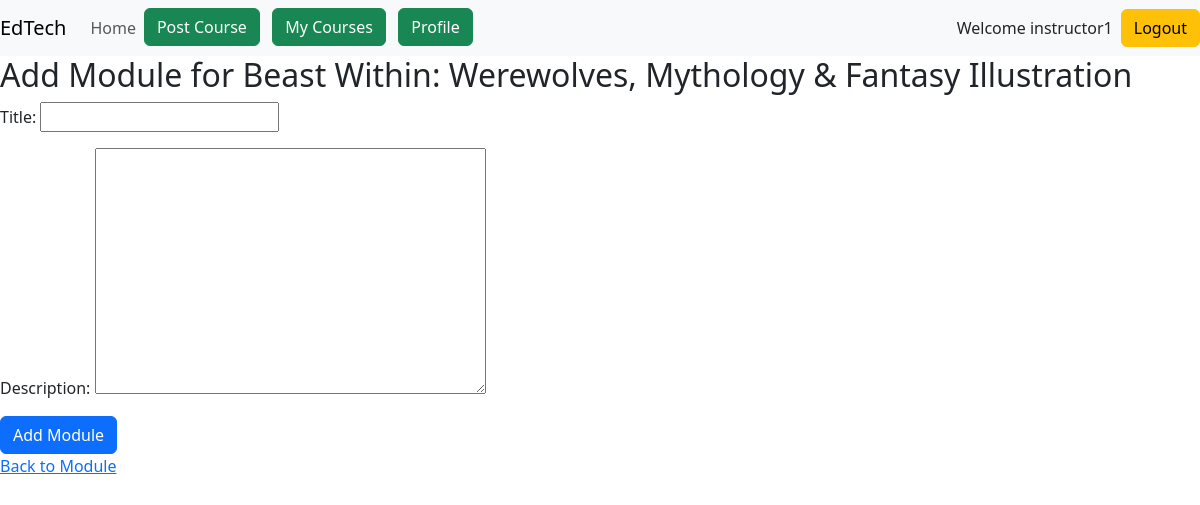
Screenshot of /courses/add-module/1/ (signed in) with the database file from the repository.
### accounts/models.py (models this page shows, shortened)
class User(AbstractUser):
    name = models.CharField(max_length=70, default='name')
    contact = models.CharField(max_length=13)
    user_type = models.CharField(
        max_length=1,
        choices=(
            ('I', "Instructor"),
            ('S', "Student"),
        ),
    )

### courses/models.py (models this page shows, shortened)
class Course(models.Model):
    instructor = models.ForeignKey(User, on_delete=models.CASCADE)
    title = models.CharField(max_length=200)
    description = models.TextField()
    category = models.CharField(max_length=100)
    price = models.DecimalField(max_digits=10, decimal_places=2)
    start_date = models.DateField()
    end_date = models.DateField()
    created_at = models.DateTimeField(auto_now_add=True)
    image = models.ImageField(upload_to='course_images/', blank=True, null=True)

### courses/views.py (the view)
# urls.py: path('add-module/<int:course_id>/', views.add_module, name='add_module'),
@login_required
def add_module(request,course_id):
    if not is_instructor(request.user):
        messages.error(request, "Only instructors can Create Module.")
        return redirect('home')
    course = get_object_or_404(Course,id=course_id,instructor=request.user)
    if request.method == 'POST':
        form = ModuleForm(request.POST)
        if form.is_valid():
            module = form.save(commit=False)
            module.course = course
            module.save()
            messages.success(request,f"Module added successfully")
            return redirect('module_content',course_id=course.id)
        else:
            messages.error(request,f"Module not added, Try Again")
    else:
        form = ModuleForm()
    context = {
        'form': form,
        'course': course
    }
    return render(request,'courses/add_module.html',context)

### courses/forms.py
class ModuleForm(ModelForm):
    class Meta:
        model = Module
        fields = ['title','description']

### courses/views.py (called while the page is built)
def is_instructor(user):
    return user.is_authenticated and user.user_type == 'I'

### courses/templates/courses/add_module.html (shortened to what this page needs)
{% extends 'base.html' %}
{% block main %}
<h2>Add Module for {{ course.title }}</h2>
<form method="POST">
    {{ form.as_p }}
    <button type="submit" class="btn btn-primary">Add Module</button>
</form>
<a href="{% url 'module_content' course.id %}">Back to Module</a>
{% endblock %}

### templates/base.html (shortened to what this page needs)
<!doctype html>
<html lang="en">
    <head>
        <link
            href="https://cdn.jsdelivr.net/npm/bootstrap@5.3.2/dist/css/bootstrap.min.css"
            rel="stylesheet"
        />
    </head>
    <body>
        <header>
             <nav class="navbar navbar-expand-md navbar-light bg-light">
                <a class="navbar-brand" href="{% url 'home' %}">EdTech</a>
                <div class="collapse navbar-collapse" id="collapsibleNavId">
                    <ul class="navbar-nav mr-auto mt-2 mt-lg-0">
                        <li class="nav-item active">
                            <a class="nav-link" href="{% url "home" %}">Home </a>
                        </li>
                        {% if request.user.is_authenticated %}
                            {% if request.user.user_type == 'I' %}
                                <li class="nav-item">
                                     <a class="btn btn-success" href="{% url 'course_create'%}"> Post Course </a>
                                </li>
                                <li class="nav-item">
                                    <a class="btn btn-success" href="{% url 'my_courses' %}"> My Courses </a>
                                </li>
                            {% endif %}
                            <li class="nav-item">
                                <a class="btn btn-success" href="{% url 'profile_details' %}"> Profile </a>
                            </li>
                        {% endif %}
                    </ul>
                </div>
                <ul class="navbar-nav ml-auto mt-2 mt-lg-0">
                    {% if not request.user.is_authenticated %}
                        <li class="nav-item" style="list-style-type:none;">
                             <a class="btn btn-success" href="{% url 'login'%}"> Login </a>
                        </li>
                        &nbsp;
                        &nbsp;
                        <li class="nav-item" style="list-style-type:none;">
                            <a class="btn btn-success" href="{% url 'register'%}"> Register </a>
                        </li>
                    {% else %}
                        <p class="my-auto me-2"> Welcome {{request.user.username}}</p>
                        <a class="btn btn-warning" href="{% url "logout" %}">Logout</a>
                    {% endif %}
                </ul>
             </nav>
        </header>
        <main>
            {% block main %}
            {% endblock main %}
        </main>
    </body>
</html>

### rows the page displays
User: user.username "instructor1"
Course: title "Beast Within: Werewolves, Mythology & Fantasy Illustration"
